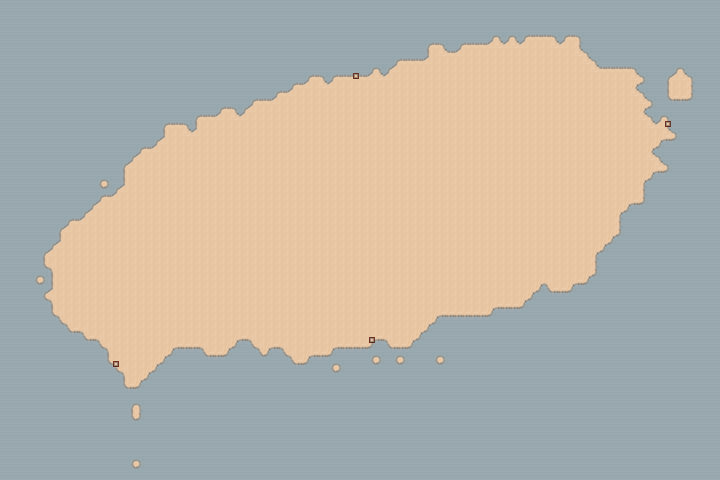

Rendered tile map (Tiled .tmx) drawn with the repository's tilesets; below, a short description and the map source with its tile grids summarised:
An orthogonal 90x60 tile map with 8x8 px tiles, 2 tile layers (terrain, overlay) and 7 objects (2x JEJU, WOODO, GAPADO, MOSULPO, SUGUIPO, ...).

<map version="1.4" tiledversion="1.4.3" orientation="orthogonal" renderorder="right-down" width="90" height="60" tilewidth="8" tileheight="8" infinite="0" nextlayerid="8" nextobjectid="9">
 <tileset firstgid="5" source="new-tileset.tsx" />
 <layer id="3" name="terrain" width="90" height="60">
  <data>[5400 cells, 5400 non-empty, 14 distinct tile ids]</data>
 </layer>
 <layer id="4" name="overlay" width="90" height="60">
  <data>[5400 cells, 4 non-empty, 1 distinct tile ids]</data>
 </layer>
 <objectgroup id="5" name="area" visible="0">
  <object id="2" name="JEJU" x="327.91" y="77.681">
   <polygon points="0,0 8.59303,-5.95784 40.1008,-6.30156 48.2356,-13.6343 56.1412,-8.24931 72.1815,-22.6856 94.6379,-22.571 99.3355,-36.7782 116.407,-37.1219 122.365,-29.4455 126.948,-29.56 134.051,-37.4656 159.143,-37.2365 164.643,-43.9963 172.548,-43.4235 176.1,-38.4968 181.027,-43.8818 188.588,-43.9963 191.453,-38.3822 198.442,-44.4546 226.971,-44.5692 231.668,-38.8405 237.97,-44.4546 250.573,-44.7984 256.416,-40.1008 256.416,-30.3621 274.06,-13.7489 305.912,-13.6343 317.369,-2.97892 319.89,5.27039 312.901,10.0825 327.681,24.4042 327.681,29.56 321.036,33.6847 327.796,40.2154 335.128,34.8304 343.378,38.8405 343.263,50.2979 352.773,57.1723 348.19,65.0779 337.191,65.9945 329.858,74.0147 343.721,87.0761 343.492,95.3254 328.598,99.1063 320.234,107.241 318.973,127.062 304.881,131.072 296.288,139.207 295.027,157.654 271.769,178.506 270.394,198.671 257.104,209.67 248.167,210.472 243.126,217.003 222.159,217.346 217.117,211.618 198.327,231.783 187.443,234.991 169.225,234.647 161.664,242.324 112.97,242.094 83.868,273.602 63.0156,273.373 55.6829,265.467 48.6939,265.582 41.5903,274.06 10.1971,273.946 0.802016,281.737 -15.582,281.393 -21.1962,289.528 -34.6013,289.07 -48.2356,274.519 -55.4537,273.946 -61.1824,281.164 -66.5674,281.393 -80.3162,265.811 -87.6489,265.811 -100.94,280.935 -123.052,281.393 -129.468,273.831 -151.008,273.946 -189.62,313.13 -202.681,312.901 -207.722,305.225 -208.181,298.121 -224.221,281.279 -224.221,273.717 -233.043,265.009 -241.636,264.78 -248.052,257.447 -257.447,256.989 -278.414,235.564 -279.102,225.481 -286.434,219.638 -284.716,213.451 -278.643,208.983 -279.216,194.088 -286.778,187.443 -284.83,173.923 -270.28,162.007 -269.248,150.779 -257.333,139.78 -248.167,138.863 -224.679,114.918 -214.711,114.574 -206.92,106.095 -205.087,85.3575 -185.839,66.9111 -175.069,66.9111 -167.049,57.6306 -164.643,43.538 -140.926,43.6526 -136.343,49.6104 -133.478,49.6104 -133.708,39.4134 -129.239,36.0907 -112.397,35.5179 -105.293,27.3831 -91.7736,27.956 -88.1072,34.2576 -73.7855,19.1338 -56.3703,19.1338 -49.3813,11.6865 -40.9028,11.572 -32.7681,3.32264 -24.4042,3.09349 -17.3006,-4.3538 -4.46838,-4.12466" />
  </object>
  <object id="3" name="WOODO" x="683.4" y="66.0278">
   <polygon points="0,0 11.2033,11.68 10.4882,35.04 -15.0172,37.1854 -18.5927,28.8425 -18.3543,9.53471 -7.62777,-0.238368" />
  </object>
  <object id="4" name="GAPADO" x="131.651" y="403.02">
   <polygon points="0,0 -2.13077,7.91428 -1.36978,15.6764 3.50055,19.1769 9.89285,16.5896 11.4148,9.28406 8.67527,0" />
  </object>
 </objectgroup>
 <objectgroup id="6" name="ports" visible="0">
  <object id="5" name="JEJU" x="355.969" y="76.1386">
   <point />
  </object>
  <object id="6" name="MOSULPO" x="115.717" y="364.671">
   <point />
  </object>
  <object id="7" name="SUGUIPO" x="372.118" y="340.581">
   <point />
  </object>
  <object id="8" name="SUNGSANPO" x="668.103" y="124.196">
   <point />
  </object>
 </objectgroup>
 <objectgroup id="7" name="landings" visible="0" />
</map>
